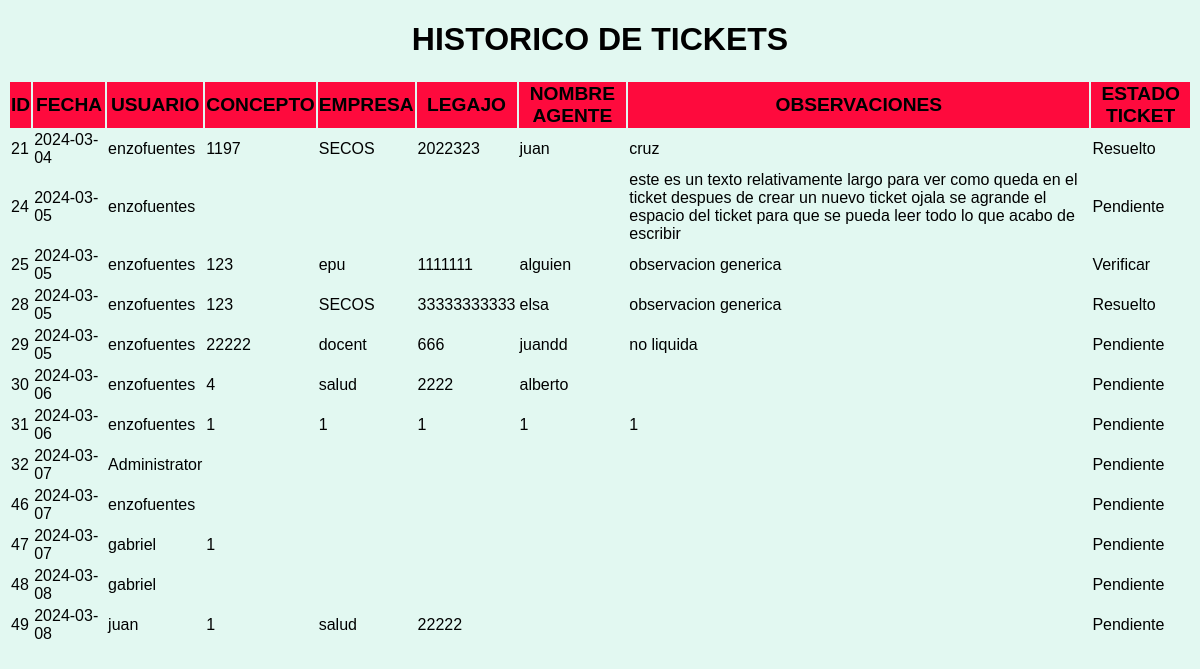
The app's page /api/historico-tickets/ with its own data.
### tickets/models.py (models this page shows)
class Registro(models.Model):
    id_registro = models.AutoField(primary_key=True)
    fecha_liquidaciones = models.TextField(default = datetime.date.today) #deberia ser fecha
    usuario = models.CharField(max_length=100)
    concepto = models.CharField(max_length=100) #deberia ser un entero
    empresa = models.CharField(max_length=100)
    legajo = models.CharField(max_length=50) #deberia ser un entero
    nombre = models.CharField(max_length=100)
    observaciones = models.TextField(default = ' ')
    estado_liquidaciones = models.CharField(max_length=50, default = 'Pendiente')
    operador_sistemas = models.CharField(max_length=100, default = ' ')
    estado_sistemas = models.CharField(max_length=50, default = ' ')
    devoluciones = models.TextField(default = ' ')
    fecha_sistemas = models.TextField(default = ' ')

### tickets/views.py (the view)
# urls.py: path('historico-tickets/', historico_tickets, name="historico_tickets"),
def historico_tickets(request):
    regitros = Registro.objects.order_by("id_registro")
    template = loader.get_template("tickets/historico.html") #codigo frontend
    context = {"regitros": regitros} #el contexto son los objetos de python que voy a mostrar
    return render(request, "tickets/historico.html", context)

### tickets/templates/tickets/historico.html (shortened to what this page needs)
{% load static %}
<!DOCTYPE html>
<html lang="en">
<head>
    <link rel="stylesheet" type="text/css" href="{% static 'style sheet/style.css' %}">
</head>
<body>
<h1 class="titulo_pantalla_emergente">HISTORICO DE TICKETS</h1>
{% if regitros %}
    <table id="tickets">
        <div>
            <thead id="cabecera_de_tabla_tickets">
            <tr>
                <th>ID</th>
                <th>FECHA</th>
                <th>USUARIO</th>
                <th>CONCEPTO</th>
                <th>EMPRESA</th>
                <th>LEGAJO</th>
                <th>NOMBRE AGENTE</th>
                <th>OBSERVACIONES</th>
                <th>ESTADO TICKET</th>
            </tr>
        </thead>
        </div>
        <tbody>
            {% for ticket in regitros %}
                <div >
                    <tr class="ticket_row">
                        <td>{{ ticket.id_registro }}</td>
                        <td>{{ ticket.fecha_liquidaciones }}</td>
                        <td>{{ ticket.usuario }}</td>
                        <td>{{ ticket.concepto }}</td>
                        <td>{{ ticket.empresa }}</td>
                        <td>{{ ticket.legajo }}</td>
                        <td>{{ ticket.nombre }}</td>
                        <td>{{ ticket.observaciones }}</td>
                        <td>{{ ticket.estado_liquidaciones }}</td>
                    </tr>
                </div>
            {% endfor %}
        </tbody>
    </table>
{% else %}
    <p>NO HAY TICKETS PARA MOSTRAR.</p>
{% endif %}
</body>
</html>

### static/style sheet/style.css (style rules this page uses)
body { background-color: rgb(226, 248, 241); font-family: 'Franklin Gothic Medium', 'Arial Narrow', Arial, sans-serif; }
#cabecera_de_tabla_tickets { font-size: larger; background-color: rgba(255, 0, 55, 0.959); }
.titulo_pantalla_emergente { text-align: center; }

### records on screen
Registro: id_registro "21", fecha_liquidaciones "2024-03-04", usuario "enzofuentes", concepto "1197", empresa "SECOS", legajo "2022323", nombre "juan", observaciones "cruz", estado_liquidaciones "Resuelto"
Registro: id_registro "24", fecha_liquidaciones "2024-03-05", usuario "enzofuentes", observaciones "este es un texto relativamente largo para ver como queda en el ticket despues de crear un nuevo ticket ojala se agrande el espacio del ticket para que se pueda leer todo lo que acabo de escribir", estado_liquidaciones "Pendiente"
Registro: id_registro "25", fecha_liquidaciones "2024-03-05", usuario "enzofuentes", concepto "123", empresa "epu", legajo "1111111", nombre "alguien", observaciones "observacion generica", estado_liquidaciones "Verificar"
Registro: id_registro "28", fecha_liquidaciones "2024-03-05", usuario "enzofuentes", concepto "123", empresa "SECOS", legajo "33333333333", nombre "elsa", observaciones "observacion generica", estado_liquidaciones "Resuelto"
Registro: id_registro "29", fecha_liquidaciones "2024-03-05", usuario "enzofuentes", concepto "22222", empresa "docent", legajo "666", nombre "juandd", observaciones "no liquida", estado_liquidaciones "Pendiente"
Registro: id_registro "30", fecha_liquidaciones "2024-03-06", usuario "enzofuentes", concepto "4", empresa "salud", legajo "2222", nombre "alberto", estado_liquidaciones "Pendiente"
Registro: id_registro "31", fecha_liquidaciones "2024-03-06", usuario "enzofuentes", concepto "1", empresa "1", legajo "1", nombre "1", observaciones "1", estado_liquidaciones "Pendiente"
Registro: id_registro "32", fecha_liquidaciones "2024-03-07", usuario "Administrator", estado_liquidaciones "Pendiente"
Registro: id_registro "46", fecha_liquidaciones "2024-03-07", usuario "enzofuentes", estado_liquidaciones "Pendiente"
Registro: id_registro "47", fecha_liquidaciones "2024-03-07", usuario "gabriel", concepto "1", estado_liquidaciones "Pendiente"
Registro: id_registro "48", fecha_liquidaciones "2024-03-08", usuario "gabriel", estado_liquidaciones "Pendiente"
Registro: id_registro "49", fecha_liquidaciones "2024-03-08", usuario "juan", concepto "1", empresa "salud", legajo "22222", estado_liquidaciones "Pendiente"
